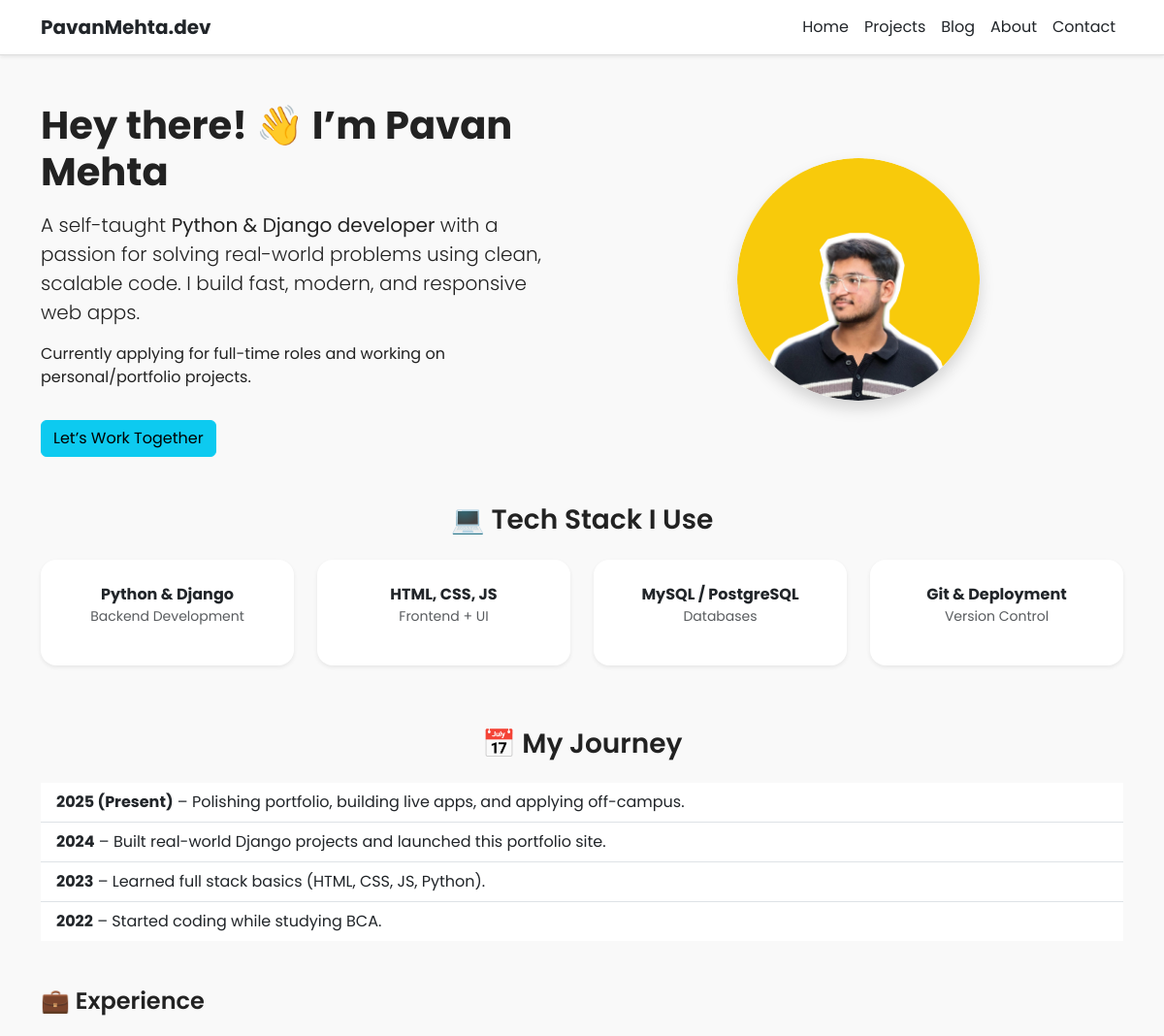
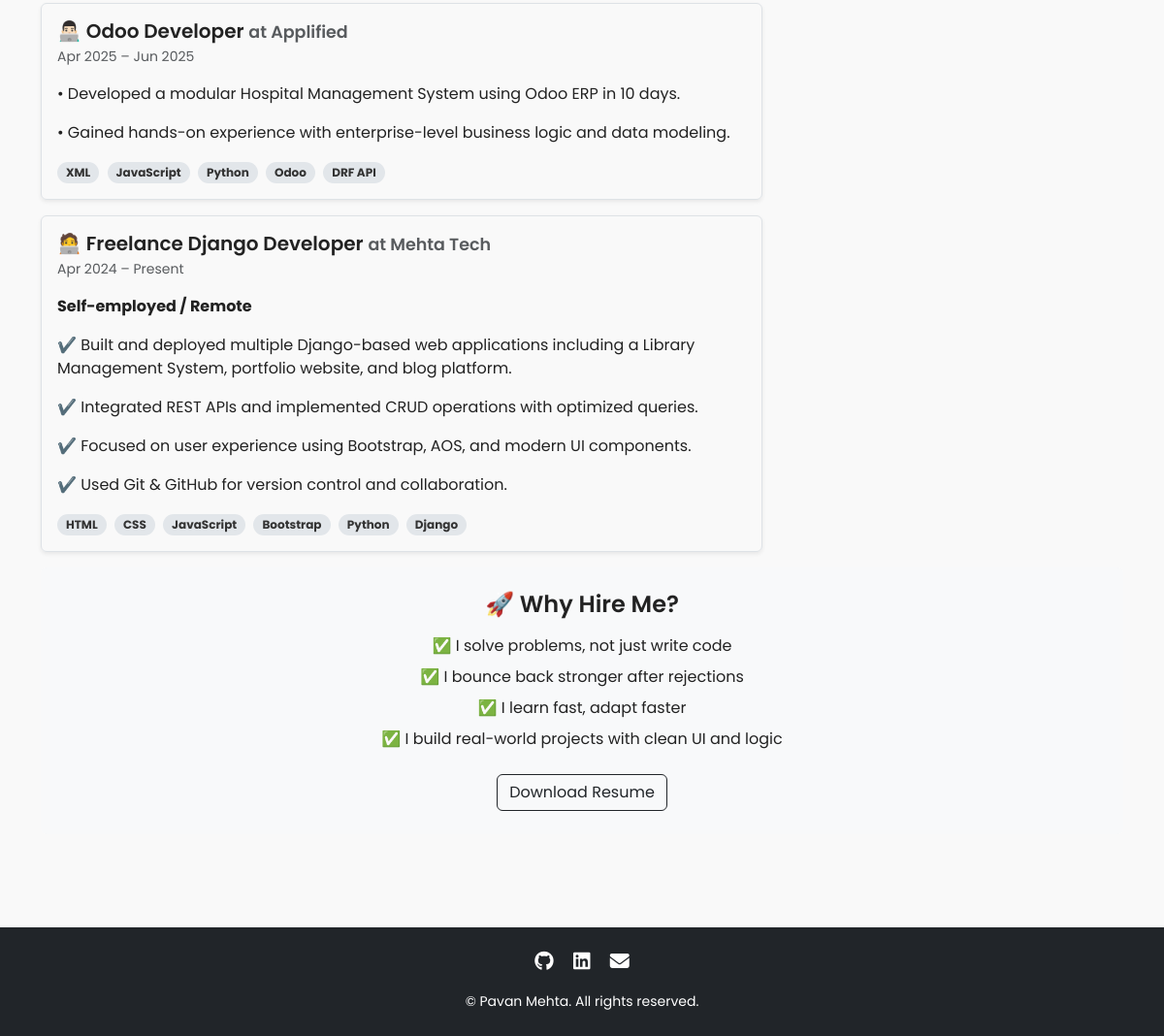
The page /about/ on the database its author committed (2 pictures, top to bottom).
### main/models.py (models this page shows, shortened)
class Experience(models.Model):
    role = models.CharField(max_length=150)
    company = models.CharField(max_length=150)
    description = RichTextField()
    start_date = models.DateField()
    end_date = models.DateField(null=True, blank=True)  # leave blank if current
    tech_stack = models.CharField(max_length=250, help_text="Comma-separated technologies used")
    is_current = models.BooleanField(default=False)
    class Meta:
        ordering = ['-start_date']

### main/views.py (the view)
# urls.py: path('about/', views.about, name='about'),
def about(request):
    experiences = Experience.objects.all()
    return render(request, 'main/about.html', {'experiences': experiences})

### main/templatetags/custom_tags.py (called while the page is built)
@register.filter
def split_by_comma(value):
    if value:
        return [item.strip() for item in value.split(',')]
    return []

### main/templates/main/about.html (shortened to what this page needs)
{% extends "main/base.html" %}
{% load static %}
{% load custom_tags %}
{% block content %}
<section class="container py-5">
  <div class="row align-items-center mb-5">
    <div class="col-md-6" data-aos="fade-right">
      <h1 class="fw-bold">Hey there! 👋 I’m Pavan Mehta</h1>
      <p class="lead mt-3">
        A self-taught <strong>Python & Django developer</strong> with a passion for solving real-world problems using clean, scalable code. I build fast, modern, and responsive web apps.
      </p>
      <p>Currently applying for full-time roles and working on personal/portfolio projects.</p>
      <a href="{% url 'contact' %}" class="btn btn-info mt-3">Let’s Work Together</a>
    </div>
    <div class="col-md-6 text-center" data-aos="fade-left">
      <img src="{% static 'images/pavan.jpg' %}" alt="Pavan Mehta" class="img-fluid rounded-circle shadow" style="max-width: 250px;">
    </div>
  </div>
  <div class="mb-5" data-aos="fade-up">
    <h3 class="text-center mb-4">💻 Tech Stack I Use</h3>
    <div class="row text-center">
      <div class="col-6 col-md-3 mb-3">
        <div class="card h-100 shadow-sm border-0 p-4">
          <strong>Python & Django</strong>
          <p class="small text-muted">Backend Development</p>
        </div>
      </div>
      <div class="col-6 col-md-3 mb-3">
        <div class="card h-100 shadow-sm border-0 p-4">
          <strong>HTML, CSS, JS</strong>
          <p class="small text-muted">Frontend + UI</p>
        </div>
      </div>
      <div class="col-6 col-md-3 mb-3">
        <div class="card h-100 shadow-sm border-0 p-4">
          <strong>MySQL / PostgreSQL</strong>
          <p class="small text-muted">Databases</p>
        </div>
      </div>
      <div class="col-6 col-md-3 mb-3">
        <div class="card h-100 shadow-sm border-0 p-4">
          <strong>Git & Deployment</strong>
          <p class="small text-muted">Version Control</p>
        </div>
      </div>
    </div>
  </div>
  <div class="mb-5" data-aos="fade-up" data-aos-delay="100">
    <h3 class="text-center mb-4">📅 My Journey</h3>
    <ul class="list-group list-group-flush timeline-list">
      <li class="list-group-item">
        <strong>2025 (Present)</strong> – Polishing portfolio, building live apps, and applying off-campus.
      </li>
      <li class="list-group-item">
        <strong>2024</strong> – Built real-world Django projects and launched this portfolio site.
      </li>
      <li class="list-group-item">
        <strong>2023</strong> – Learned full stack basics (HTML, CSS, JS, Python).
      </li>
      <li class="list-group-item">
        <strong>2022</strong> – Started coding while studying BCA.
      </li>
    </ul>
  </div>
    <div class="justify-content-center" data-aos="fade-up" data-aos-delay="300">
      <div class="col-md-8">
        <h4 class="mb-4">💼 Experience</h4>
        {% for exp in experiences %}
          <div class="mb-3 border p-3 rounded shadow-sm">
            <h5 class="mb-1">{{ exp.role }} <small class="text-muted">at {{ exp.company }}</small></h5>
            <p class="text-muted small">
              {{ exp.start_date|date:"M Y" }} –
              {% if exp.is_current %}Present{% else %}{{ exp.end_date|date:"M Y" }}{% endif %}
            </p>
            <p>{{ exp.description|safe }}</p>
            <p class="mb-0">
              {% for tech in exp.tech_stack|split_by_comma %}
                <span class="badge me-1">{{ tech }}</span>
              {% endfor %}
            </p>
          </div>
        {% empty %}
          <p>No experience added yet.</p>
        {% endfor %}
      </div>
    </div>
  <div class="bg-light p-4 rounded text-center" data-aos="fade-up">
    <h4 class="mb-3">🚀 Why Hire Me?</h4>
    <p class="mb-2">✅ I solve problems, not just write code</p>
    <p class="mb-2">✅ I bounce back stronger after rejections</p>
    <p class="mb-2">✅ I learn fast, adapt faster</p>
    <p class="mb-2">✅ I build real-world projects with clean UI and logic</p>
    <a href="{% static 'Pavan_Mehta_Resume.pdf' %}" class="btn btn-outline-dark mt-3" target="_blank">Download Resume</a>
  </div>
</section>
{% endblock %}

### main/static/style.css (style rules this page uses)
body { font-family: 'Poppins', sans-serif; background-color: #f9f9f9; color: #222; scroll-behavior: smooth; }
h1, h2, h3, h4, h5 { font-weight: 600; }
.card { border: none; border-radius: 16px; overflow: hidden; transition: transform 0.2s ease, box-shadow 0.2s ease; }
.badge { font-size: 0.75rem; background-color: #e2e6ea; color: #333; border-radius: 12px; padding: 0.4em 0.75em; }
section { padding-top: 60px; padding-bottom: 60px; }

### rows shown on the page
Experience: role "👨🏻‍💻 Odoo Developer", company "Applified", start_date "Apr 2025", end_date "Jun 2025", description "• Developed a modular Hospital Management System using Odoo ERP in 10 days. • Gained hands-on experience with enterprise-level business logic and data modeling.", tech_stack "XML" "JavaScript" "Python" "Odoo" "DRF API"
Experience: role "🧑‍💻 Freelance Django Developer", company "Mehta Tech", start_date "Apr 2024", is_current "Present", description "Self-employed / Remote ✔️ Built and deployed multiple Django-based web applications including a Library Management System, portfolio website, and blog platform. ✔️ Integrated REST APIs and implemented CRUD operations with optimized queries. ✔️ Focused on user experience using Bootstrap, AOS, and modern UI components. ✔️ Used Git & GitHub for version control and collaboration.", tech_stack "HTML" "CSS" "JavaScript" "Bootstrap" "Python" "Django"
